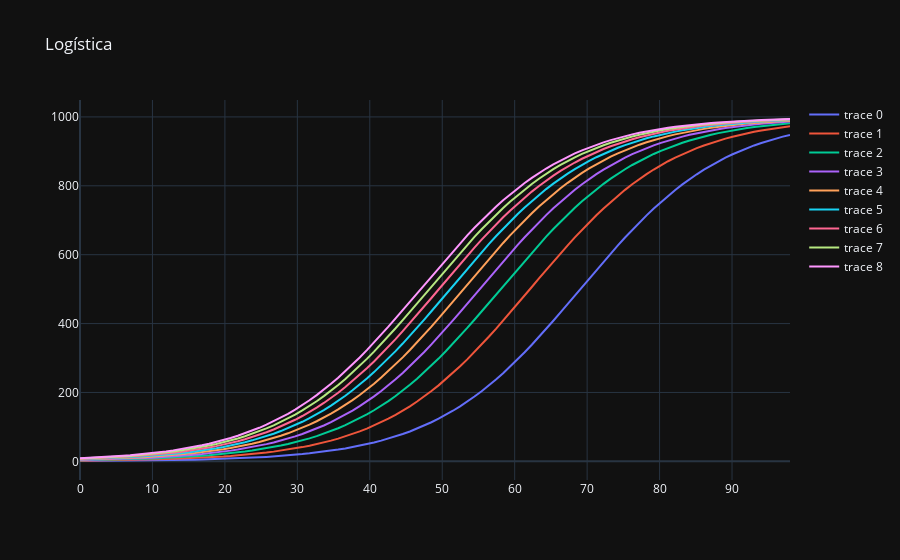

Notebook source saved alongside this figure:
### Code cell
# Resolvendo para varias condições iniciais

fig = go.Figure()

for yi in range(1,10):
    sol = solve_ivp(Model, [0,98], [yi], t_eval=t)
    fig.add_trace(go.Scatter(
        x=sol.t,
        y=sol.y[0]
    ))
fig.update_layout(
    title="Logística",
    height=500,
    template="plotly_dark")

fig.show()
